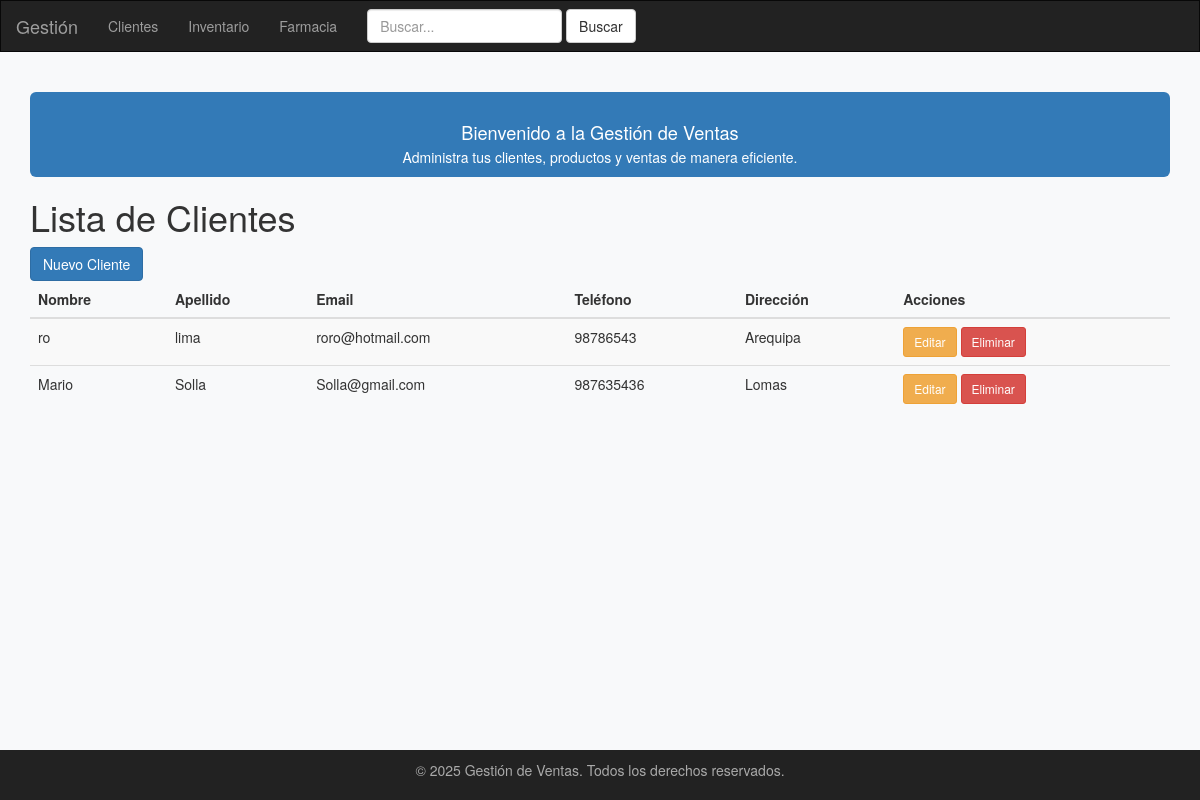
/clientes/, run on the app's committed database.
### soa/models.py (models this page shows, shortened)
class Cliente(models.Model):
    nombre = models.CharField(max_length=100)
    apellido = models.CharField(max_length=100)
    email = models.EmailField(unique=True)
    telefono = models.CharField(max_length=20, blank=True)
    direccion = models.CharField(max_length=255, blank=True)
    fecha_registro = models.DateTimeField(auto_now_add=True)

### soa/views.py (the view)
# urls.py: path('clientes/', cliente_list, name='cliente_list'),
def cliente_list(request):
    clientes = Cliente.objects.all()
    return render(request, 'cliente_list.html', {'clientes': clientes})

### soa/templates/cliente_list.html (shortened to what this page needs)
{% extends "base.html" %}
{% block content %}
<h1>Lista de Clientes</h1>
<a href="{% url 'cliente_create' %}" class="btn btn-primary">Nuevo Cliente</a>
<table class="table table-striped">
  <thead>
    <tr>
      <th>Nombre</th>
      <th>Apellido</th>
      <th>Email</th>
      <th>Teléfono</th>
      <th>Dirección</th>
      <th>Acciones</th>
    </tr>
  </thead>
  <tbody>
    {% for cliente in clientes %}
    <tr>
      <td>{{ cliente.nombre }}</td>
      <td>{{ cliente.apellido }}</td>
      <td>{{ cliente.email }}</td>
      <td>{{ cliente.telefono }}</td>
      <td>{{ cliente.direccion }}</td>
      <td>
        <a href="{% url 'cliente_update' cliente.pk %}" class="btn btn-sm btn-warning">Editar</a>
        <a href="{% url 'cliente_delete' cliente.pk %}" class="btn btn-sm btn-danger">Eliminar</a>
      </td>
    </tr>
    {% empty %}
    <tr><td colspan="6">No hay clientes registrados.</td></tr>
    {% endfor %}
  </tbody>
</table>
{% endblock %}

### soa/templates/base.html (style rules this page uses)
html, body { height: 100%; }
body { background-color: #f8f9fa; min-height: 100vh; display: flex; flex-direction: column; }

### data on the page
Cliente: nombre "ro", apellido "lima", email "roro@hotmail.com", telefono "98786543", direccion "Arequipa"
Cliente: nombre "Mario", apellido "Solla", email "Solla@gmail.com", telefono "987635436", direccion "Lomas"

### other printed values
{{ year|default:"2025" }} "2025"
